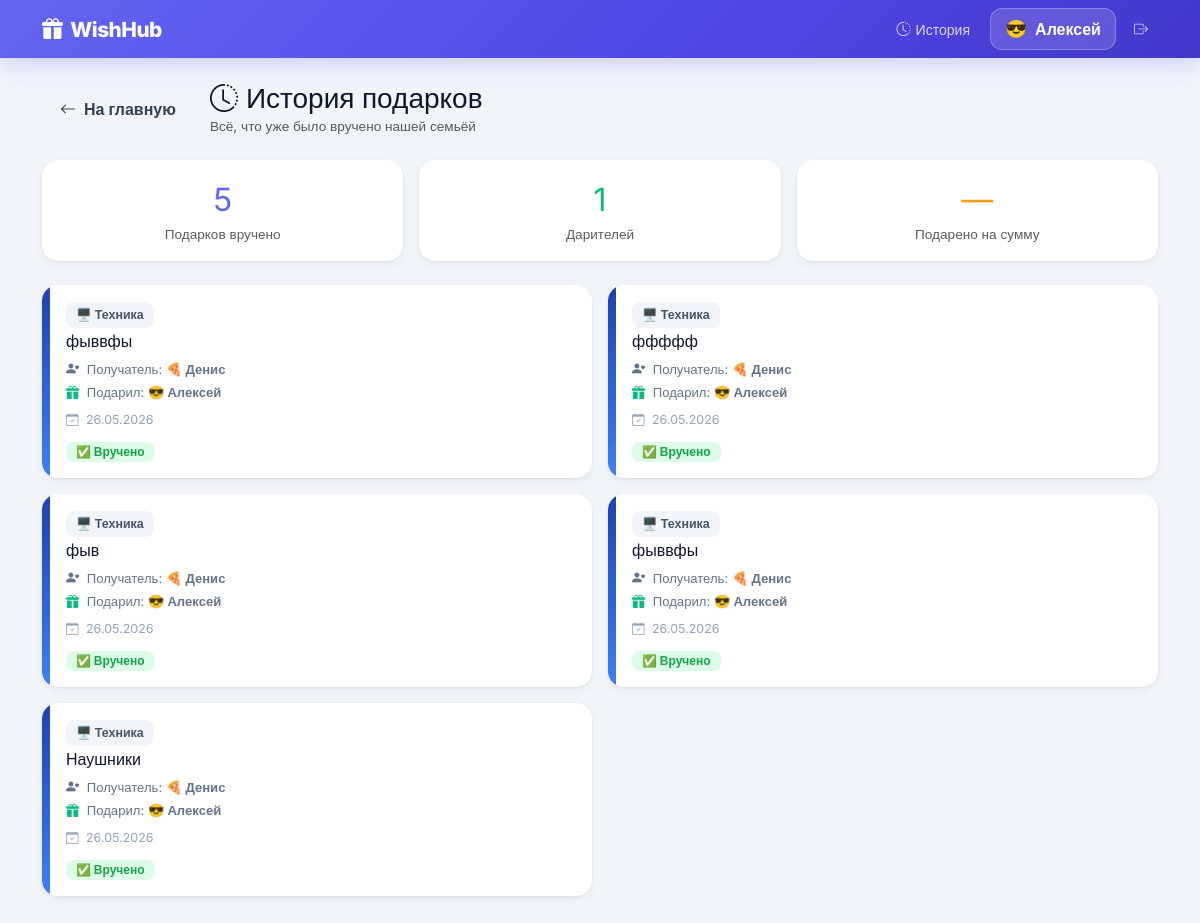
The app's page /history (signed in), older data.
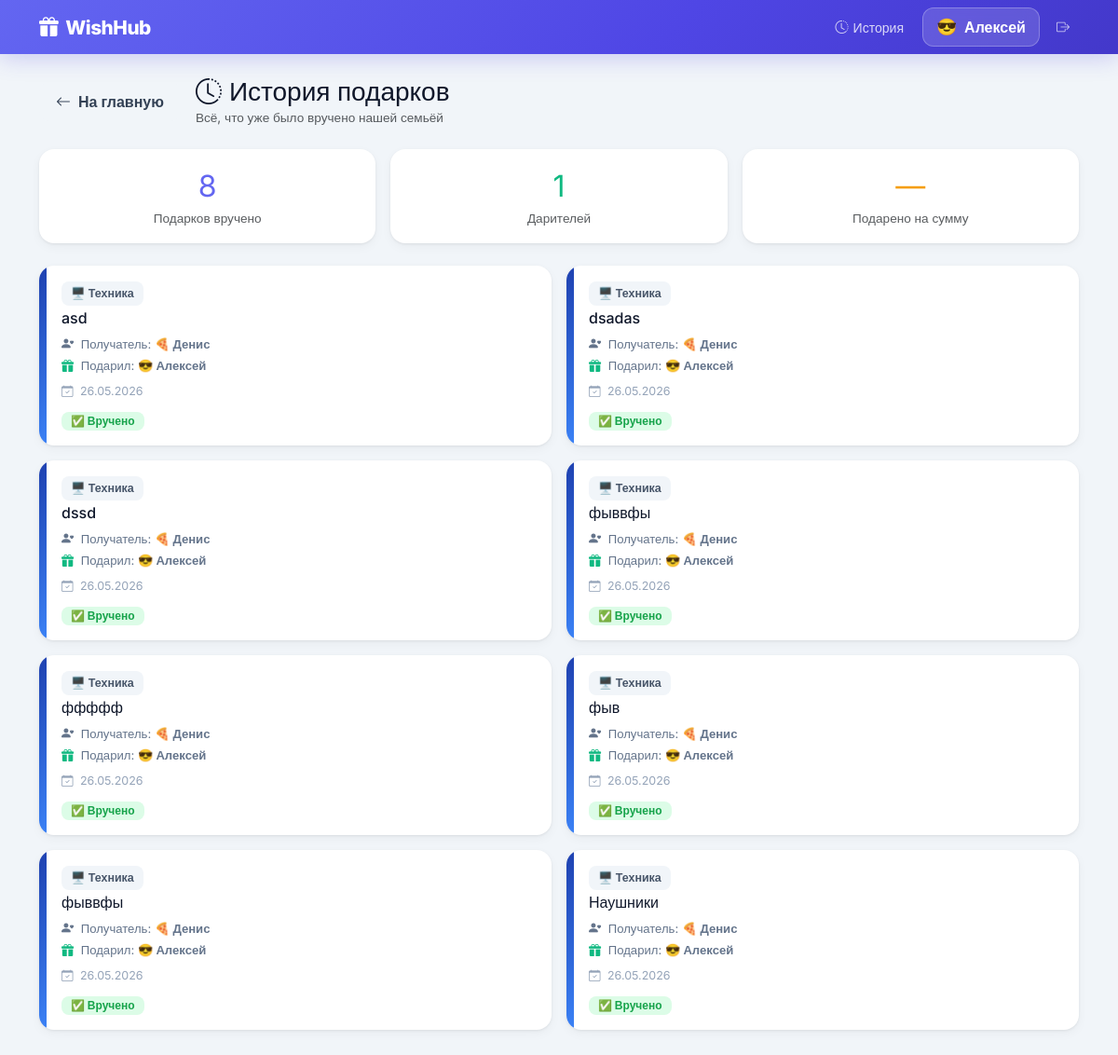
The same page, newer data.
### app.py (models this page shows)
class WishItem(db.Model):
    id           = db.Column(db.Integer, primary_key=True)
    title        = db.Column(db.String(100), nullable=False)
    description  = db.Column(db.Text, nullable=True)
    link         = db.Column(db.String(500), nullable=True)
    image_url    = db.Column(db.String(500), nullable=True)
    price        = db.Column(db.Float, nullable=True)
    category     = db.Column(db.String(20), default='other')
    priority     = db.Column(db.String(20), default='medium')
    user_id      = db.Column(db.Integer, db.ForeignKey('user.id'), nullable=False)
    booked_by_id = db.Column(db.Integer, db.ForeignKey('user.id'), nullable=True)
    is_purchased = db.Column(db.Boolean, default=False)
    purchased_at = db.Column(db.DateTime, nullable=True)
    created_at   = db.Column(db.DateTime, default=datetime.utcnow)
    booked_by    = db.relationship('User', foreign_keys=[booked_by_id])

class User(UserMixin, db.Model):
    id            = db.Column(db.Integer, primary_key=True)
    username      = db.Column(db.String(50), unique=True, nullable=False)
    password_hash = db.Column(db.String(255), nullable=False)
    name          = db.Column(db.String(50), nullable=False)
    is_admin      = db.Column(db.Boolean, default=False)
    birthday      = db.Column(db.Date, nullable=True)
    emoji         = db.Column(db.String(10), default='🎁')
    wishes        = db.relationship('WishItem', backref='owner', lazy=True, foreign_keys='WishItem.user_id')

### app.py (the view)
@app.route('/history')
@login_required
def history():
    purchased = WishItem.query.filter_by(is_purchased=True)\
                              .order_by(WishItem.purchased_at.desc()).all()
    return render_template('history.html', purchased=purchased, category_map=CATEGORY_MAP)

### app.py (called while the page is built)
@login_manager.user_loader
def load_user(user_id):
    return db.session.get(User, int(user_id))

### templates/history.html (shortened to what this page needs)
{% extends "base.html" %}
{% block content %}
<div class="d-flex align-items-center gap-3 mb-4">
  <a href="{{ url_for('index') }}" class="btn btn-w btn-w-light">
    <i class="bi bi-arrow-left me-1"></i> На главную
  </a>
  <div>
    <h3 class="fw-800 mb-0"><i class="bi bi-clock-history text-indigo me-2"></i>История подарков</h3>
    <p class="text-muted mb-0" style="font-size:.85rem">Всё, что уже было вручено нашей семьёй</p>
  </div>
</div>
{% if purchased %}
<div class="row g-3 mb-4">
  <div class="col-sm-4">
    <div class="card-w p-3 text-center">
      <div class="fw-800" style="font-size:2rem;color:#6366f1">{{ purchased|length }}</div>
      <div class="text-muted" style="font-size:.85rem">Подарков вручено</div>
    </div>
  </div>
  <div class="col-sm-4">
    <div class="card-w p-3 text-center">
      {% set gifters = purchased|map(attribute='booked_by')|unique(attribute='id')|list %}
      <div class="fw-800" style="font-size:2rem;color:#10b981">{{ gifters|length }}</div>
      <div class="text-muted" style="font-size:.85rem">Дарителей</div>
    </div>
  </div>
  <div class="col-sm-4">
    <div class="card-w p-3 text-center">
      {% set total_price = purchased|selectattr('price')|map(attribute='price')|sum %}
      <div class="fw-800" style="font-size:2rem;color:#f59e0b">
        {{ '{:,.0f}'.format(total_price).replace(',', ' ') if total_price else '—' }}
      </div>
      <div class="text-muted" style="font-size:.85rem">Подарено на сумму</div>
    </div>
  </div>
</div>
<div class="row g-3">
  {% for wish in purchased %}
  <div class="col-md-6">
    <div class="card-w overflow-hidden h-100">
      <div class="d-flex h-100">
        <div style="width:8px;flex-shrink:0;background:{{ category_map[wish.category].gradient }}"></div>
        <div class="p-3 flex-grow-1">
          <div class="d-flex justify-content-between align-items-start mb-2">
            <div>
              <span class="cat-chip mb-1 d-inline-flex">{{ category_map[wish.category].emoji }} {{ category_map[wish.category].label }}</span>
              <h6 class="fw-700 mb-0">{{ wish.title }}</h6>
            </div>
          </div>
          <div class="d-flex align-items-center gap-2 flex-wrap" style="font-size:.82rem;color:#64748b">
            <span>
              <i class="bi bi-person-heart me-1"></i>
              Получатель: <strong>{{ wish.owner.emoji }} {{ wish.owner.name }}</strong>
            </span>
          </div>
          <div class="d-flex align-items-center gap-2 flex-wrap mt-1" style="font-size:.82rem;color:#64748b">
            <span>
              <i class="bi bi-gift-fill me-1" style="color:#10b981"></i>
              Подарил: <strong>{{ wish.booked_by.emoji }} {{ wish.booked_by.name }}</strong>
            </span>
          </div>
          {% if wish.purchased_at %}
          <div class="mt-2" style="font-size:.78rem;color:#94a3b8">
            <i class="bi bi-calendar-check me-1"></i>
            {{ wish.purchased_at.strftime('%d.%m.%Y') }}
          </div>
          {% endif %}
          <div class="mt-2">
            <span class="badge" style="background:#dcfce7;color:#16a34a;font-size:.75rem;padding:4px 10px;border-radius:8px">
              ✅ Вручено
            </span>
          </div>
        </div>
      </div>
    </div>
  </div>
  {% endfor %}
</div>
{% endif %}
{% endblock %}

Row changes from the older to the newer data that the page shows:
added WishItem: category "🖥️", category "Техника", title "asd", owner.emoji "🍕", owner.name "Денис", booked_by.emoji "😎", booked_by.name "Алексей", purchased_at "26.05.2026"
added WishItem: category "🖥️", category "Техника", title "dsadas", owner.emoji "🍕", owner.name "Денис", booked_by.emoji "😎", booked_by.name "Алексей", purchased_at "26.05.2026"
added WishItem: category "🖥️", category "Техника", title "dssd", owner.emoji "🍕", owner.name "Денис", booked_by.emoji "😎", booked_by.name "Алексей", purchased_at "26.05.2026"
Text that changed along with them:
{{ purchased|length }}: "5" → "8"
